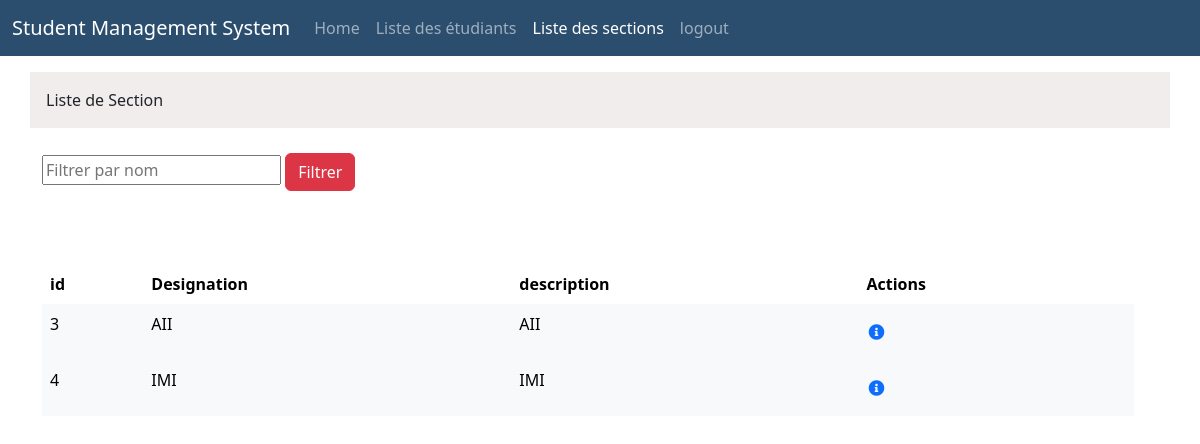
/sectionlist.php, run on an earlier commit of the app's database.
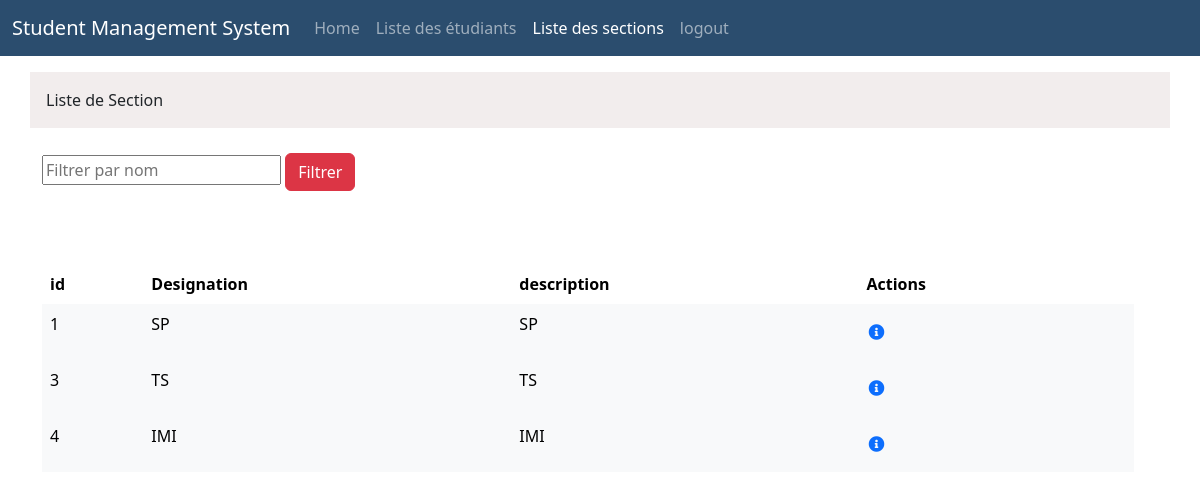
And on a later commit of the database.
### tables this page shows
CREATE TABLE section (
  id INTEGER PRIMARY KEY,
  Designation TEXT NOT NULL,
  description TEXT NOT NULL
);

### sectionlist.php (the view, shortened to what this page needs)
<!DOCTYPE html>
<html lang="en">
<head>
    <link href="https://cdn.jsdelivr.net/npm/bootstrap@5.3.5/dist/css/bootstrap.min.css" rel="stylesheet">
    <link href="https://cdn.jsdelivr.net/npm/bootstrap-icons/font/bootstrap-icons.css" rel="stylesheet">
<link rel="stylesheet" href="https://cdn.datatables.net/1.13.4/css/jquery.dataTables.min.css">
<link rel="stylesheet" href="https://cdn.datatables.net/buttons/2.4.1/css/buttons.dataTables.min.css">
<link rel="stylesheet" href="https://cdnjs.cloudflare.com/ajax/libs/font-awesome/5.15.4/css/all.min.css">
</head>
<body    >
<header>
    <nav class=" navbar navbar-expand-lg navbar-dark fixed-top" style=' background-color:rgb(43, 77, 110);'>
        <div class="container-fluid">
            <a class="navbar-brand" href="#">Student Management System </a>
            <div class="collapse navbar-collapse" id="navbarNav">
                <ul class="navbar-nav">
                    <li class="nav-item">
                        <a class="nav-link " href="Home.html">Home</a>
                    </li>
                    <li class="nav-item">
                        <a class="nav-link " href="student.php">Liste des étudiants</a>
                    </li>
                    <li class="nav-item">
                        <a class="nav-link active" href="sectionlist.php">Liste des sections</a>
                    </li>
                    <li class="nav-item">
                        <a class="nav-link" href="logout.html">logout</a>
                    </li>
                </ul>
            </div>
        </div>
    </nav>
</header>
<br>
<br>
<br>
<div class= "container">
<div class=" row card p-3 rounded-0"  style="border: none; background-color: rgb(242, 237, 237);"   >Liste de Section</div>
<br>
<div class="row ">
<div class="col">
<form method="post" action="">
    <input type="text" placeholder="Filtrer par nom" id="filtrerr" name="filtrerr">
    <button type="submit" class="btn btn-danger border-1" id="filtrer"  name="filtrerBtn">Filtrer</button>
</form>
<?php
if ($_SERVER['REQUEST_METHOD'] == 'POST') {
    if (isset($_POST['filtrerBtn'])) {
        $ch = "%".$_POST['filtrerr']."%";
    }
    if (isset($_POST['addBtn'])) {
        header(header: "Location: addSection.php?ch=" . urlencode($_POST['filtrer']));
        exit();
    }
}else{
  $ch="%%";
}
?>
</div>
</div>
<br>
<?php
require('Connection.php');
$req = $Bd->prepare( 'select * from section where Designation like ?');
$req->execute(array($ch));
$rows= $req->fetchAll();
echo '<div class= "row container mt-5">';
?>
<table id="myTable"  class="table  table-borderless">
  <thead>
    <tr>
      <th>id</th>
      <th>Designation</th>
      <th>description</th>
      <th>Actions</th>
    </tr>
  </thead>
  <tbody  >
    <?php foreach($rows as $row): ?>
      <tr >
        <td style="    background-color: #f8f9fa; "><?= $row[0] ?></td>
        <td style="    background-color: #f8f9fa; "><?= $row[1] ?></td>
        <td style="    background-color: #f8f9fa; "><?= $row[2] ?></td>
        <td style="    background-color: #f8f9fa; ">
          <form action="OperationSection.php" method="post">
            <button name="afficher" type="submit" style="width: 20px;
            height: 40px;" class="btn btn-link p-0 m-0 border-0" style="color: #007bff;">
            <i class="fas fa-info-circle"></i></button>
          </form>
        </td>
      </tr>
    <?php endforeach; ?>
  </tbody>
</table>
</body>
</html>

What changed in the data, as far as the page shows it:
added section: id "1", Designation "SP", description "SP"
changed section id 3: Designation "AII" → "TS"; description "AII" → "TS"
